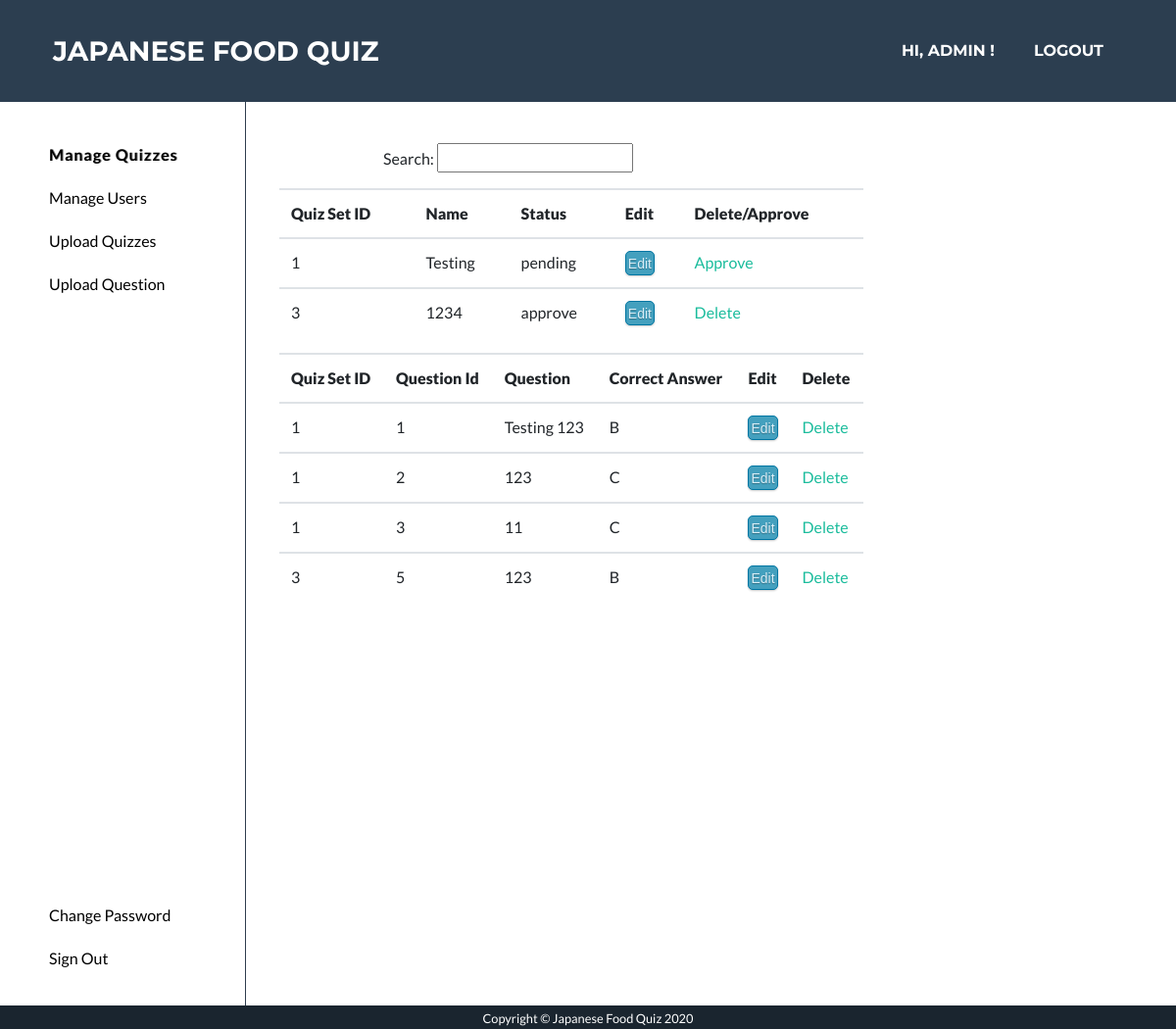
The page /manage_quiz (signed in) on the database as committed earlier.
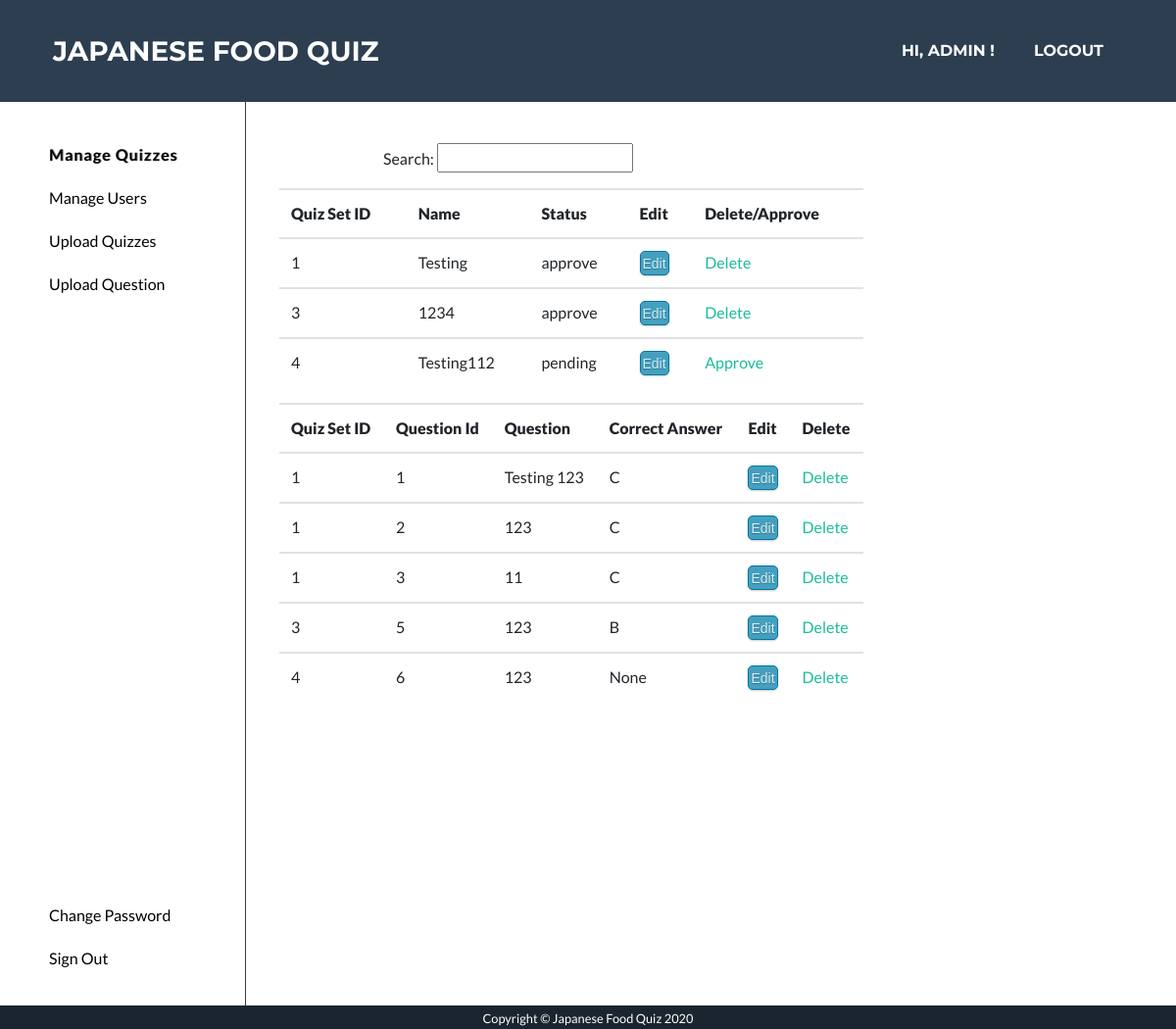
The same page on the database as committed later.
### app/models.py (models this page shows, shortened)
class User(UserMixin, db.Model):
    __table_args__ = {'extend_existing': True}
    id = db.Column(db.String, primary_key=True)
    email = db.Column(db.String(128))
    name = db.Column(db.String(128))
    password_hash = db.Column(db.String(128))
    status = db.Column(db.String)
    last_login = db.Column(db.DATE, nullable=False, default=datetime.now)

class QuizSet(db.Model):
    __table_args__ = {'extend_existing': True}
    quizSetID = db.Column(db.Integer, primary_key=True)
    name = db.Column(db.String(100))
    description = db.Column(db.String(100))
    picture = db.Column(db.String(100))
    userID = db.Column(db.String)
    status = db.Column(db.String(100))

class Question(db.Model):
    __table_args__ = {'extend_existing': True}
    questionID = db.Column(db.Integer, primary_key=True)
    quizSetID = db.Column(db.Integer)
    question = db.Column(db.String(1000))
    choiceA = db.Column(db.String(100))
    choiceB = db.Column(db.String(100))
    choiceC = db.Column(db.String(100))
    choiceD = db.Column(db.String(100))
    correctAnswer = db.Column(db.String(2))

### app/routes.py (the view)
@app.route('/manage_quiz')
@login_required
def manage_quiz():
	user = current_user
	if user.name != 'admin':
		return redirect('/admin')
	quizSetIds = []
	quizSets = QuizSet.query.all()
	for quizSet in quizSets:
		quizSetIds.append(quizSet.quizSetID)
	questions = Question.query.all()
	show_questions = []
	for question in questions:
		if question.quizSetID in quizSetIds:
			show_questions.append(question)
	return render_template('manage_quiz.html', quizSets=quizSets, questions=show_questions, username=current_user.name)

### app/models.py (called while the page is built)
@login.user_loader
def load_user(id):
    user = User.query.filter_by(id=(int(id))).first()
    return user

### app/templates/manage_quiz.html (shortened to what this page needs)
<!DOCTYPE html>
<html lang="en">
  <head>
    <link href="/static/style.css" rel="stylesheet" />
    <link rel="stylesheet" type="text/css" href="static/default.css" />
    <link rel="stylesheet" type="text/css" href="static/admin_page.css" />
    {% extends 'base.html' %} {% block content %}
    <div class="main">
      <div class="navbar2">
        <ul class="nav_ul2">
          <li class="nav_list2">
            <a href="/manage_quiz"><button class="highlight_m_quiz">Manage Quizzes</button> </a>
          </li>
          <li class="nav_list2">
            <a href="/manage_user"><button>Manage Users</button> </a>
          </li>
          <li class="nav_list2">
            <a href="/upload_question_set"><button>Upload Quizzes</button> </a>
          </li>
          <li class="nav_list2">
            <a href="/upload_quiz"><button>Upload Question</button></a>
          </li>
          <li class="nav_list2_bottom"><a href="/admin_change_password"><button>Change Password</button></a></li>
          <li class="nav_list2"><a href="/logout"><button>Sign Out</button></a></li>
        </ul>
      </div>
      <div class="main_part">
        <p class="search">Search: <input type="text" /></p>
      <div class="flex_list container">
       <table class='table'>
              <tr>
                  <th><strong>Quiz Set ID</strong></th>
                  <th><strong>Name</strong></th>
                  <th><strong>Status</strong></th>
                  <th><strong>Edit</strong></th>
                  <th><strong>Delete/Approve</strong></th>
              </tr>
               {% for quizSet in quizSets %}
                  <tr>
                          <td>{{ quizSet.quizSetID }}</td>
                          <td>{{ quizSet.name }}</td>
                          <td>{{ quizSet.status }}</td>
                          <td><a class="button2" href="/edit_question_set?id={{ quizSet.quizSetID }}">Edit</a></td>
                          {%  if quizSet.status== "approve" %}
                          <td style="text-align: left;" ><a href="/delete_quiz_set?id={{ quizSet.quizSetID }}">Delete</a></td>
                          {% else %}
                          <td style="text-align: left;" ><a href="/delete_quiz_set?id={{ quizSet.quizSetID }}">Approve</a></td>
                          {% endif %}
                  </tr>
               {% endfor %}
       </table>
      </div>
      <div class="flex_list container">
       <table class='table'>
              <tr>
                  <th><strong>Quiz Set ID</strong></th>
                  <th><strong>Question Id</strong></th>
                  <th><strong>Question</strong></th>
                  <th><strong>Correct Answer</strong></th>
                  <th><strong>Edit</strong></th>
                  <th><strong>Delete</strong></th>
              </tr>
               {% for question in questions %}
                  <tr>
                          <td>{{ question.quizSetID }}</td>
                          <td>{{ question.questionID }}</td>
                          <td>{{ question.question }}</td>
                          <td>{{ question.correctAnswer}} </td>
                          <td><a class="button2" href="/edit_quiz?id={{ question.questionID }}&qsID={{ question.quizSetID }}">Edit</a>
                          <td style="text-align: left;" ><a href="/delete_quiz?id={{ question.questionID }}">Delete</a></td>
                          </td>
                  </tr>
               {% endfor %}
       </table>
      </div>
      </div>
    </div>
    {% endblock %}

### app/templates/base.html (shortened to what this page needs)
  </head>
  <body id="page-top">
    <nav
      class="navbar navbar-expand-lg bg-secondary text-uppercase fixed-top"
      id="mainNav"
    >
      <div class="container">
        <a class="navbar-brand js-scroll-trigger" href="/index"
          >Japanese Food Quiz</a
        >
        <div class="collapse navbar-collapse" id="navbarResponsive">
          <ul class="navbar-nav ml-auto">
            {% if username %}
                <li class="nav-item mx-0 mx-lg-1" style="padding:0; margin: 0 0.25rem 0 0.25rem">
                    <a class="nav-link py-3 px-0 px-lg-3 rounded js-scroll-trigger"
                      href="/user_page"
                    style="padding:1rem;">Hi, {{ username }} !</a>
                </li>
                <li class="nav-item mx-0 mx-lg-1" style="padding:0; margin: 0 0.25rem 0 0.25rem">
                    <a class="nav-link py-3 px-0 px-lg-3 rounded js-scroll-trigger"
                      href="/logout"
                    style="padding:1rem;">Logout</a>
                </li>
            {% endif %}
          </ul>
        </div>
      </div>
    </nav>
    {% block content %}{% endblock %}
    <section class="copyright text-center text-white" style="height: 1.5rem;">
      <div class="container" >
        <small>Copyright © Japanese Food Quiz 2020</small>
      </div>
    </section>
  </body>
</html>

### app/static/default.css (style rules this page uses)
* { -webkit-box-sizing: border-box; box-sizing: border-box; margin: 0; padding: 0; }
.button2 { display: inline-block; outline: none; cursor: pointer; text-align: center; text-decoration: none; font: 0.875rem/100% Arial, Helvetica, sans-serif; padding: 0.3125rem 0.125rem 0.25rem; text-shadow: 0 0.0625rem 0.0625rem rgba(0, 0, 0, 0.3); border-radius: 0.3125rem; box-shadow: 0 0.0625rem 0.125rem rgba(0, 0, 0, 0.2); color: #d9eef7; border: solid 0.0625rem #0076a3; background: #44a0be; }
input { width: 12.5rem; height: 1.875rem; }
.main { display: flex; flex-direction: row; left: 0; right: 0; top: 0; bottom: 0; width: 100%; height: 100%; }
.navbar2 { margin: 0; padding: 0; border-right: 0.0625rem solid #2f3e4e; height: 100%; }
.nav_ul2 { width: 12.5rem; margin-right: 3.125rem; margin-top: 3.125rem; }
.nav_list2 { padding-bottom: 1.25rem; }
.nav_list2_bottom { margin-top: 300%; margin-right: 0; margin-left: 3.125rem; padding-left: 0; padding-right: 0; padding-bottom: 1.25rem; }
li { padding-left: 3.125rem; list-style-type: none; padding-bottom: 0.625rem; }
.search { margin-left: 8.75rem; margin-top: 3.125rem; }

### app/static/admin_page.css (style rules this page uses)
.search { margin-left: 8.75rem; margin-top: 3.125rem; }
input { width: 12.5rem; height: 1.875rem; }
.flex_list { display: flex; flex-direction: row; margin-left: 0.625rem; }
button { color: black; background: white; text-shadow: none; box-shadow: none; border: none; }
li { padding-left: 3.125rem; padding-bottom: 0.625rem; }
.highlight_m_quiz { color:black; text-shadow: 1px 0 #888888; letter-spacing:1px; font-weight:bold; }

Rows that differ between the two databases and show on the page:
changed QuizSet "Testing": status "pending" → "approve"; status "Approve" → "Delete"
added QuizSet: quizSetID "4", name "Testing112", status "pending"
changed Question "Testing 123": correctAnswer "B" → "C"
added Question: quizSetID "4", questionID "6", question "123", correctAnswer "None"
